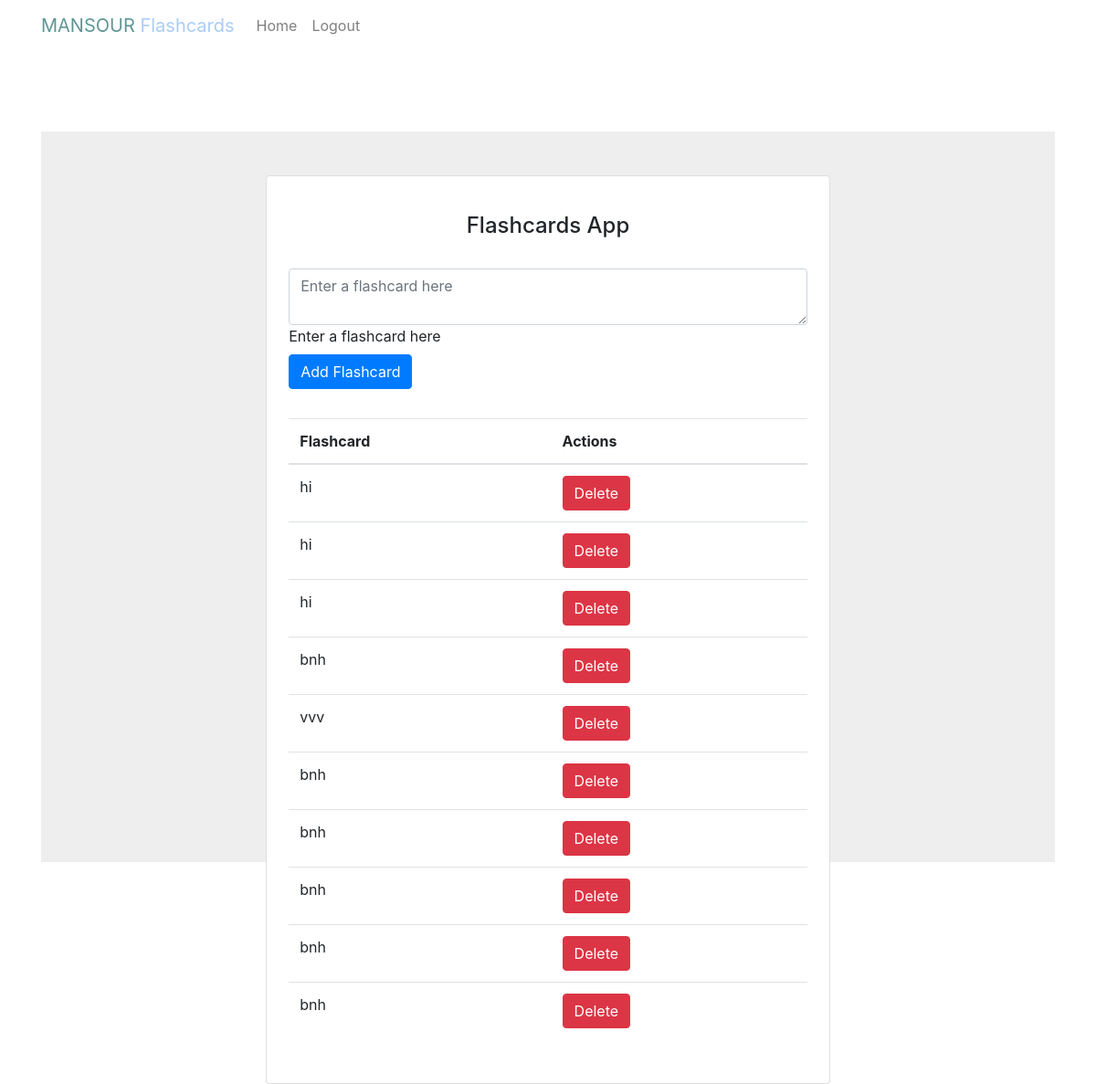
Screenshot of / (signed in) with the database file from the repository.
### website/models.py (models this page shows)
class Flashcard(db.Model):
    id = db.Column(db.Integer, primary_key=True)
    data = db.Column(db.String(10000))
    date = db.Column(db.DateTime(timezone=True), default=func.now())
    user_id = db.Column(db.Integer, db.ForeignKey('user.id'))

### website/views.py (the view, shortened to what this page needs)
@views.route('/', methods=['GET', 'POST'])
@login_required
def home():
    return render_template("home.html", user=current_user)

### website/__init__.py (called while the page is built)
def create_app():
    app = Flask(__name__)
    app.config['SECRET_KEY'] = 'mariem'
    app.config['SQLALCHEMY_DATABASE_URI'] = f'sqlite:///{DB_NAME}'
    db.init_app(app)
    from .views import views
    from .auth import auth
    app.register_blueprint(views, url_prefix='/')
    app.register_blueprint(auth, url_prefix='/')
    from .models import User, Flashcard
    with app.app_context():
        db.create_all()
    login_manager = LoginManager()
    login_manager.login_view = 'auth.login'
    login_manager.init_app(app)
    @login_manager.user_loader
    def load_user(id):
        return User.query.get(int(id))
    return app

### website/templates/home.html (shortened to what this page needs)
{% extends "base.html" %}
{% block content %}
<section class="vh-100" style="background-color: #eee;">
  <div class="container py-5 h-100">
    <div class="row d-flex justify-content-center align-items-center h-100">
      <div class="col col-lg-9 col-xl-7">
        <div class="card rounded-3">
          <div class="card-body p-4">
            <h4 class="text-center my-3 pb-3">Flashcards App</h4>
            <form method="POST" class="row row-cols-lg-auto g-3 justify-content-center align-items-center mb-4 pb-2">
              <div class="col-12">
                <div data-mdb-input-init class="form-outline">
                  <textarea name="flashcard" id="flashcard" class="form-control" placeholder="Enter a flashcard here"></textarea>
                  <label class="form-label" for="flashcard">Enter a flashcard here</label>
                </div>
              </div>
              <div class="col-12">
                <button type="submit" class="btn btn-primary">Add Flashcard</button>
              </div>
            </form>
            <table class="table mb-4">
              <thead>
                <tr>
                  <th scope="col">Flashcard</th>
                  <th scope="col">Actions</th>
                </tr>
              </thead>
              <tbody>
                {% for  flashcard in user.flashcards %}
                <tr>
                  <td>{{ flashcard.data }}</td>
                  <td>
                    <button type="button" class="btn btn-danger" onClick="deleteFlashcard({{ flashcard.id }})">Delete</button>
                  </td>
                </tr>
                {% endfor %}
              </tbody>
            </table>
          </div>
        </div>
      </div>
    </div>
  </div>
</section>
{% endblock %}

### rows the page displays
Flashcard: data "hi"
Flashcard: data "hi"
Flashcard: data "hi"
Flashcard: data "bnh"
Flashcard: data "vvv"
Flashcard: data "bnh"
Flashcard: data "bnh"
Flashcard: data "bnh"
Flashcard: data "bnh"
Flashcard: data "bnh"
